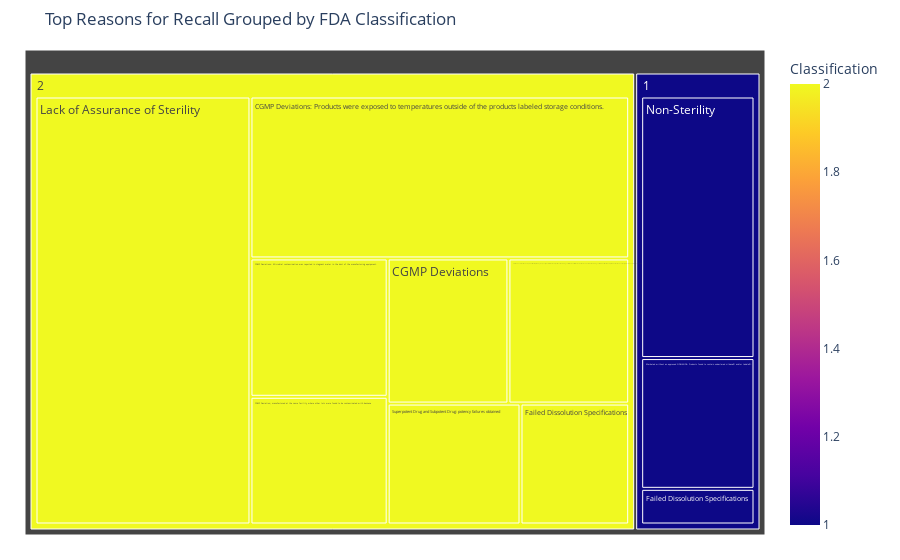

This figure's notebook cell:
### Code cell
import plotly.express as px

# Top 30 reasons 
reason_class = df2[['Reason for Recall', 'Classification']].dropna()
top_reasons = reason_class['Reason for Recall'].value_counts().nlargest(10).index
filtered_df2 = reason_class[reason_class['Reason for Recall'].isin(top_reasons)]

# Step 2: Count grouped by Reason and Classification
grouped = filtered_df2.groupby(['Reason for Recall', 'Classification']).size().reset_index(name='Count')

# Step 3: Treemap with hierarchy
fig = px.treemap(
    grouped,
    path=['Classification', 'Reason for Recall'],
    values='Count',
    color='Classification',
    color_discrete_map={
        '1': 'crimson',
        '2': 'orange',
        '3': 'lightblue'
    },
    title='Top Reasons for Recall Grouped by FDA Classification'
)

fig.update_layout(margin=dict(t=50, l=25, r=25, b=25))

fig.show()

### Figure 1 — Plotly figure (JSON) as saved in the notebook; plotly's stock layout.template omitted (floating-point values rounded to 4 significant figures)
{"data": [{"branchvalues": "total", "customdata": [[2], [2], [2], [2], [2], [1], [2], [2], [1], [1], [2], [1], [2]], "domain": {"x": [0, 1], "y": [0, 1]}, "hovertemplate": "labels=%{label}<br>Count=%{value}<br>parent=%{parent}<br>id=%{id}<br>Classification=%{color}<extra></extra>", "ids": ["2/CGMP Deviation; manufactured at the same facility where other lots were found to be contaminated with benzene", "2/CGMP Deviations", "2/CGMP Deviations: Microbial contamination was reported in stagnant water in the duct of the manufacturing equipment.", "2/CGMP Deviations: Products were exposed to temperatures outside of the products labeled storage conditions.", "2/CGMP deviations: the bulk product was rejected by the Quality Unit after routine inspection of the mixing vessel showed scratches on the sides and bottom of the mixing vessel. Product was to be rejected but was inadvertently released and shipped to customers.", "1/Failed Dissolution Specifications", "2/Failed Dissolution Specifications", "2/Lack of Assurance of Sterility", "1/Marketed without an approved NDA/ANDA: Products found to contain undeclared sildenafil and/or tadalafil.", "1/Non-Sterility", "2/Superpotent Drug and Subpotent Drug: potency failures obtained", "1", "2"], "labels": ["CGMP Deviation; manufactured at the same facility where other lots were found to be contaminated with benzene", "CGMP Deviations", "CGMP Deviations: Microbial contamination was reported in stagnant water in the duct of the manufacturing equipment.", "CGMP Deviations: Products were exposed to temperatures outside of the products labeled storage conditions.", "CGMP deviations: the bulk product was rejected by the Quality Unit after routine inspection of the mixing vessel showed scratches on the sides and bottom of the mixing vessel. Product was to be rejected but was inadvertently released and shipped to customers.", "Failed Dissolution Specifications", "Failed Dissolution Specifications", "Lack of Assurance of Sterility", "Marketed without an approved NDA/ANDA: Products found to contain undeclared sildenafil and/or tadalafil.", "Non-Sterility", "Superpotent Drug and Subpotent Drug: potency failures obtained", "1", "2"], "marker": {"coloraxis": "coloraxis", "colors": [2, 2, 2, 2, 2, 1, 2, 2, 1, 1, 2, 1, 2]}, "name": "", "parents": ["2", "2", "2", "2", "2", "1", "2", "2", "1", "1", "2", "", ""], "type": "treemap", "values": [12, 12, 13, 42, 12, 3, 9, 63, 11, 22, 11, 36, 174]}], "layout": {"coloraxis": {"colorbar": {"title": {"text": "Classification"}}, "colorscale": [[0, "#0d0887"], [0.1111, "#46039f"], [0.2222, "#7201a8"], [0.3333, "#9c179e"], [0.4444, "#bd3786"], [0.5556, "#d8576b"], [0.6667, "#ed7953"], [0.7778, "#fb9f3a"], [0.8889, "#fdca26"], [1, "#f0f921"]]}, "legend": {"tracegroupgap": 0}, "margin": {"b": 25, "l": 25, "r": 25, "t": 50}, "title": {"text": "Top Reasons for Recall Grouped by FDA Classification"}}}
